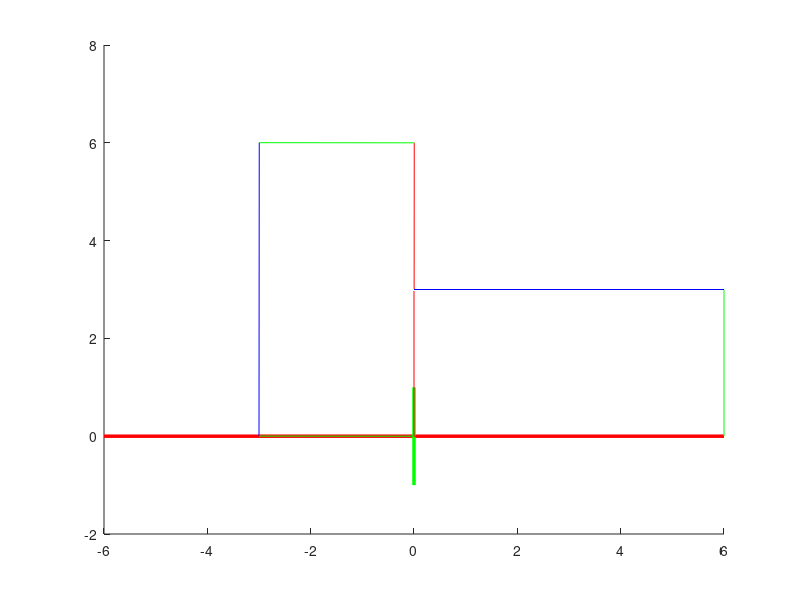

Write the MATLAB code that produced this figure.
close all

angle_rad = deg2rad(90);

%line ([xi xf] , [yi yf] , [zi zf]); 

for t=0:0.01:angle_rad
    
clf
    
    
line  ([-6 6], [0 0] , [0 0] , 'color' , [1 0 0], 'linewidth', 2.5); %Establece el eje x rojo

line  ([0 0], [-1 1] , [0 0] , 'color' , [0 1 0], 'linewidth', 2.5); %Establece el eje y verde


p1 = [0,0];
p2 = [6,0];
p3 = [6,3];
p4 = [0,3];

line ([p1(1) p2(1)],[p1(2) p2(2)],[0 0],'color' , [1 0 0]); 
line ([p2(1) p3(1)],[p2(2) p3(2)],[6 0],'color' , [0 1 0]); 
line ([p3(1) p4(1)],[p3(2) p4(2)],[6 3],'color' , [0 0 1]); 
line ([p4(1) p1(1)],[p4(2) p1(2)],[0 3],'color' , [1 0 0]); 



Rz = [cos(t) -sin(t); sin(t) cos(t)];

p1r = Rz * p1';
p2r = Rz * p2';
p3r = Rz * p3';
p4r = Rz * p4';

line ([p1r(1) p2r(1)],[p1r(2) p2r(2)], [0 0],'color' , [1 0 0]);
line ([p2r(1) p3r(1)],[p2r(2) p3r(2)], [0 0],'color' , [0 1 0]);
line ([p3r(1) p4r(1)],[p3r(2) p4r(2)], [0 0],'color' , [0 0 1]);
line ([p4r(1) p1r(1)],[p4r(2) p1r(2)], [0 0],'color' , [0 1 0]);


pause(0.01);


end
